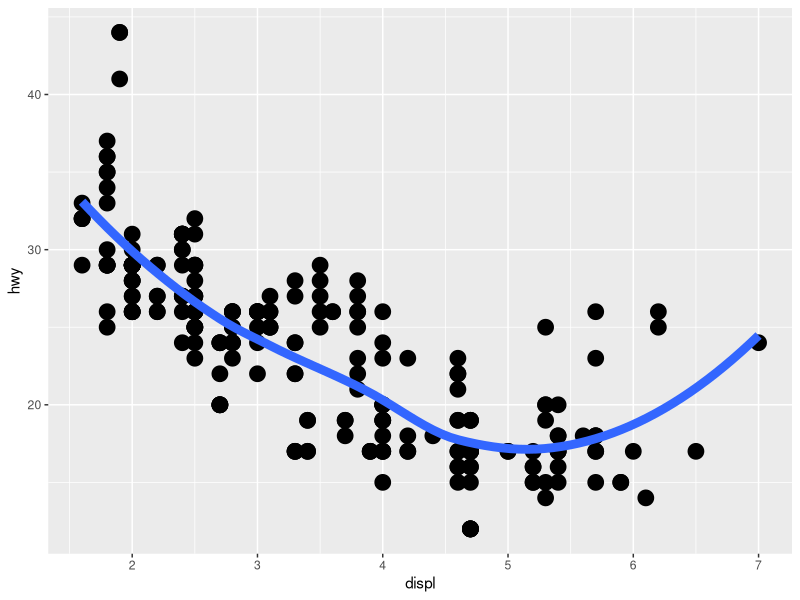
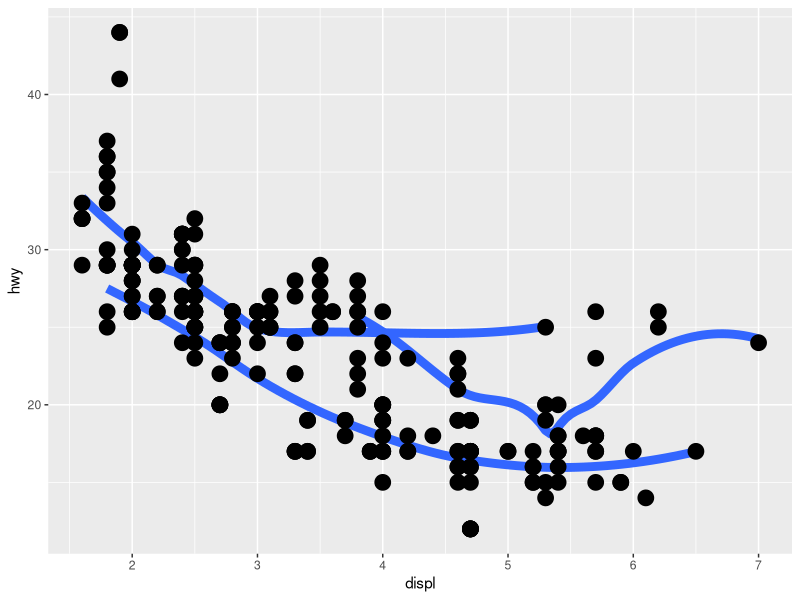
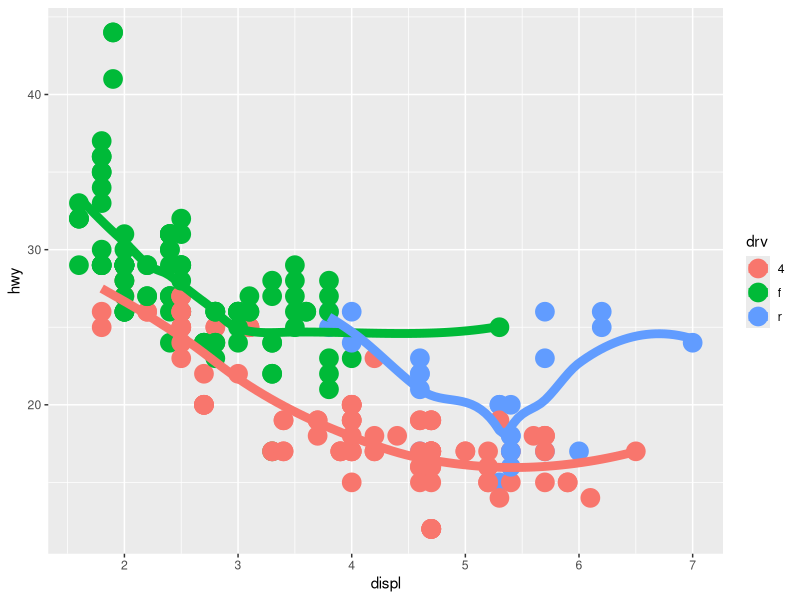
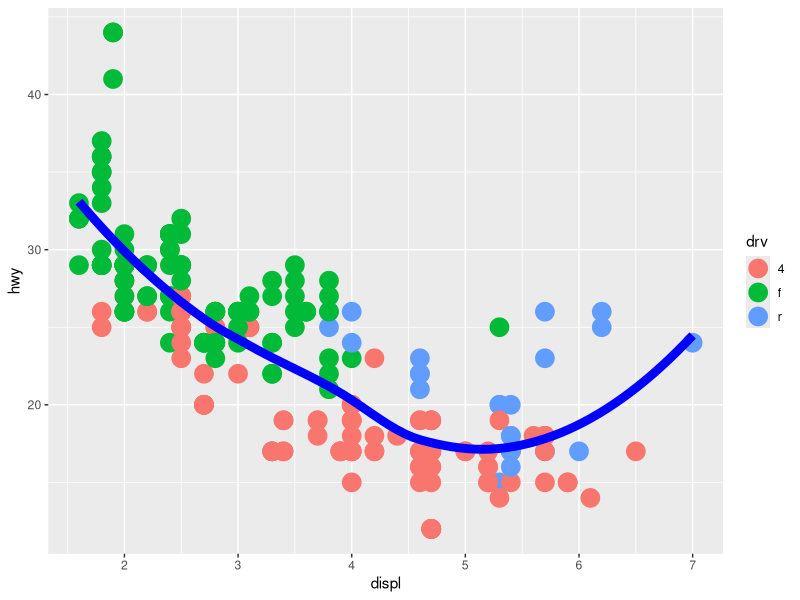
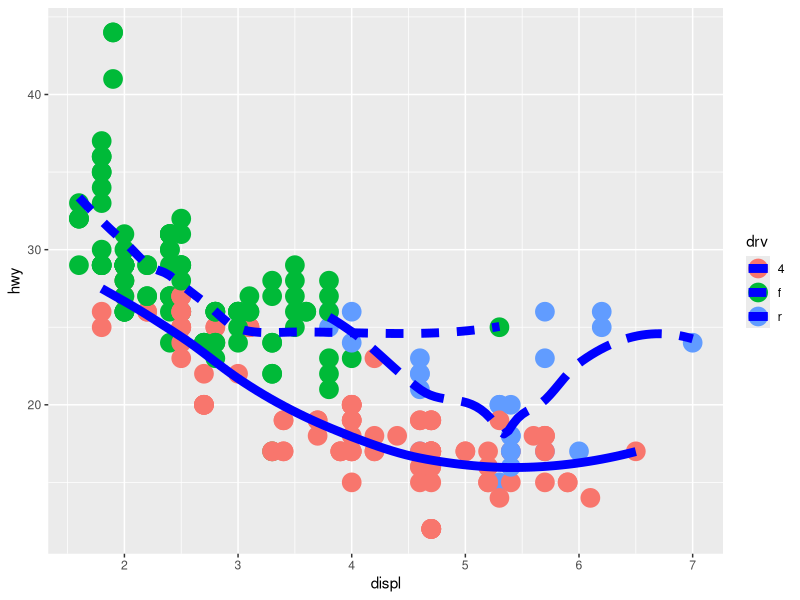
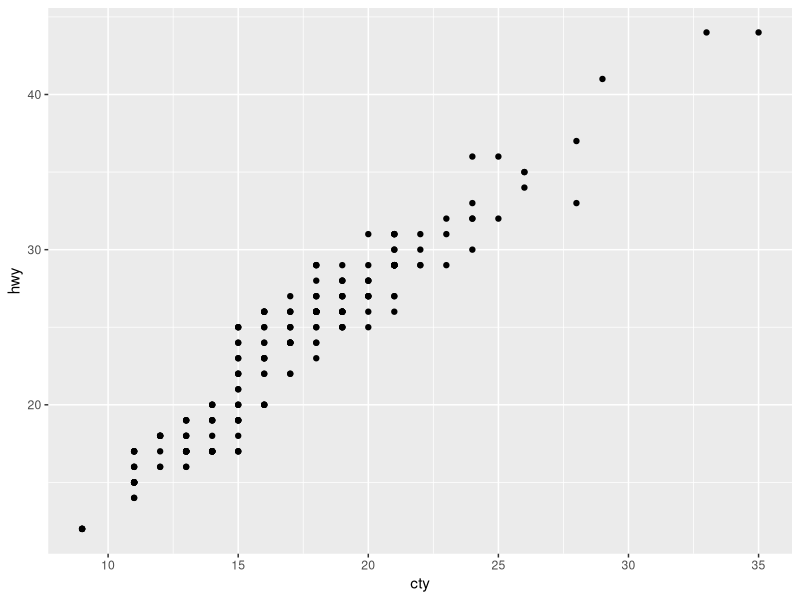
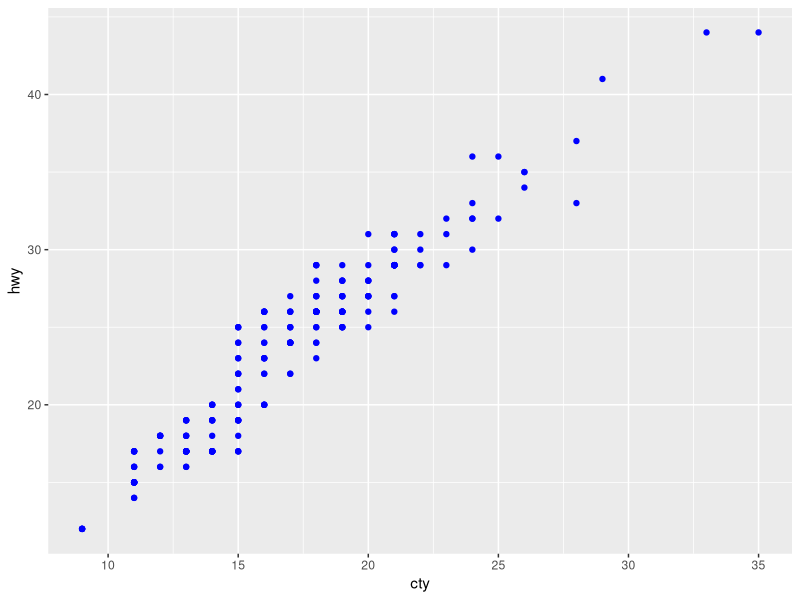
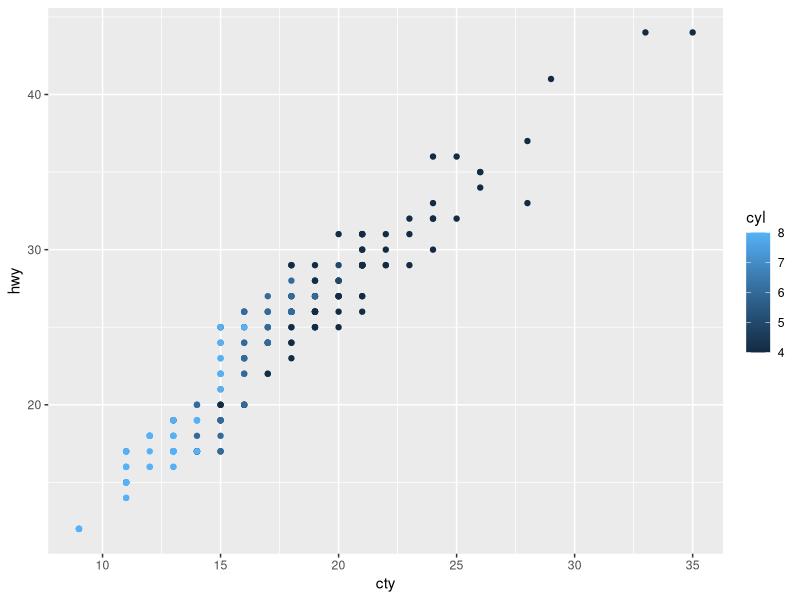

Generate these figures, in order, with R:
## ---- chunk 1
library(ggplot2)
## ---- chunk 2
ggplot(data=mpg, mapping=aes(x=displ, y=hwy )) + 
  geom_point(size=5) +
  geom_smooth(se=FALSE, size=3)
## ---- chunk 3

ggplot(data=mpg, mapping=aes(x=displ, y=hwy, line=drv)) + 
  geom_smooth(se=FALSE, size=3) +
  geom_point(size=5)
  
## ---- chunk 4
ggplot(data=mpg, mapping=aes(x=displ, y=hwy, color=drv )) + 
  geom_point(size=6 ) +
  geom_smooth(se=FALSE, size=3)
## ---- chunk 5
ggplot(data=mpg, mapping=aes(x=displ, y=hwy, color=drv )) + 
  geom_point( size=6) +
  geom_smooth(se=FALSE,color="blue", size=3)
## ---- chunk 6
ggplot(data=mpg, mapping=aes(x=displ, y=hwy, color=drv, linetype=drv )) + 
  geom_point(size=6) +
  geom_smooth(se=FALSE, color="blue", size=3)
## ---- chunk 7
ggplot(data=mpg) + 
  geom_point(mapping = aes(x=cty, y=hwy))
## ---- chunk 8
ggplot(data=mpg) + 
  geom_point(mapping = aes(x=cty, y=hwy), color="blue")
## ---- chunk 9
ggplot(data=mpg, mapping=aes(x=cty, y=hwy)) + 
  geom_point(aes(color = cyl))
## ---- chunk 10
ggplot(data=mpg, mapping = aes(x=cty, y=hwy)) + 
  geom_point(aes(color = cyl), size=3)
## ---- chunk 11
ggplot(data=mpg, mapping = aes(x=cty, y=hwy)) + 
  geom_point(aes(color = cyl), size=3) +
  geom_smooth(se=FALSE)
